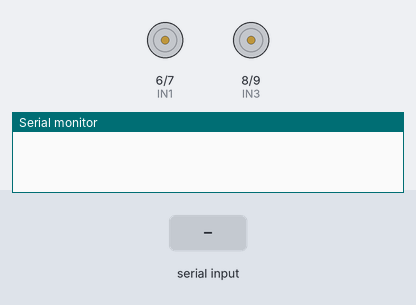
The sketch below on a simulated Arduino Uno, built with avr-gcc and run on an emulated ATmega328P. Shown: motor-driver pin pairs drawn as motors (green arrow = first pin HIGH = forward, orange = second pin HIGH = backward, longer = more drive, scaled by the enable pin), the last lines printed to the serial monitor. The inputs (shaded band) are chosen by the test bench.

Above: at 1.2 s.
1.3 s: "A" received over Serial
At 2.3 s:
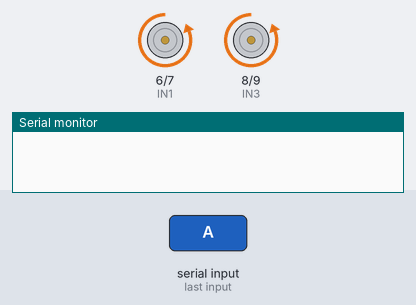
2.8 s: byte 49 ('1') received over Serial
At 3.4 s:
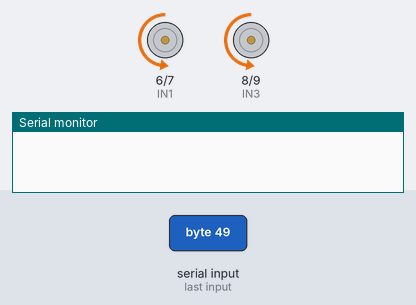
4.3 s: byte 43 ('+') received over Serial
At 5.6 s:
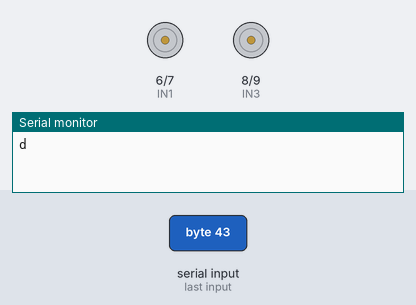
5.9 s: byte 50 ('2') received over Serial
7.4 s: byte 51 ('3') received over Serial
8.9 s: "a" received over Serial
At 9.4 s:
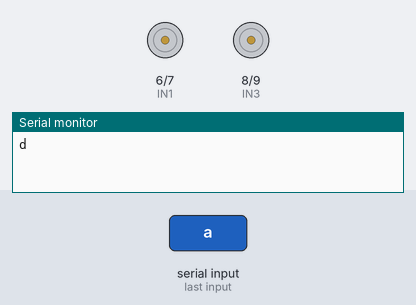
Timing chart, 0 to 11.5 s (numbered marks = the images above; inputs shaded):
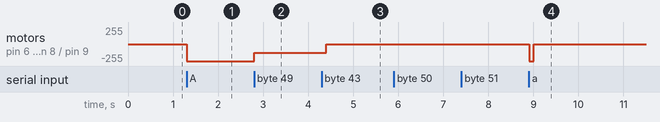

Measured:
- after the input at 1.3 s, motor on pin 6 (IN1) / pin 7 (IN2), motor on pin 8 (IN3) / pin 9 (IN4): stopped → backward 255/255 at once
- after the input at 2.8 s, motor on pin 6 (IN1) / pin 7 (IN2), motor on pin 8 (IN3) / pin 9 (IN4): backward 255/255 → backward 128/255 at once
- after the input at 4.3 s, motor on pin 6 (IN1) / pin 7 (IN2), motor on pin 8 (IN3) / pin 9 (IN4): backward 128/255 → stopped after 0.10 s
- after the input at 8.9 s, motor on pin 6 (IN1) / pin 7 (IN2), motor on pin 8 (IN3) / pin 9 (IN4): stopped → backward 255/255 at once, → stopped 0.10 s later

The sketch:

car-bluetooth.ino
```cpp
//www.elegoo.com
//2016.09.23

// For Motors
int ENA=5;
int ENB=11;
int IN1=6;
int IN2=7;
int IN3=8;
int IN4=9;

void setup()
{
  pinMode(IN1,OUTPUT);
  pinMode(IN2,OUTPUT);
  pinMode(IN3,OUTPUT);
  pinMode(IN4,OUTPUT);
  pinMode(ENA,OUTPUT);
  pinMode(ENB,OUTPUT);


  //For bluetooth magic
  Serial.begin(9600);

  digitalWrite(ENA,HIGH);
  digitalWrite(ENB,HIGH);
}

void leftWheelsRev()
{
  digitalWrite(IN1,HIGH);
  digitalWrite(IN2,LOW);
}

void rightWheelsRev()
{
  digitalWrite(IN3,LOW);
  digitalWrite(IN4,HIGH);
}

void leftWheelsFwd()
{
  digitalWrite(IN2,HIGH);
  digitalWrite(IN1,LOW);
}

void rightWheelsFwd()
{
  digitalWrite(IN4,LOW);
  digitalWrite(IN3,HIGH);
}

void leftWheelsStop()
{
  digitalWrite(IN2,LOW);
  digitalWrite(IN1,LOW);
}

void rightWheelsStop()
{
  digitalWrite(IN4,LOW);
  digitalWrite(IN3,LOW);
}

void carMoveFwd()
{
  leftWheelsFwd();
  rightWheelsFwd();
}

void carMoveRev()
{
  leftWheelsRev();
  rightWheelsRev();
}

void carStop()
{
  leftWheelsStop();
  rightWheelsStop();
}

void carRotateClockwise()
{
  leftWheelsRev();
  rightWheelsFwd();
}

void carRotateCounterClockwise()
{
  leftWheelsFwd();
  rightWheelsRev();
}

void setSpeed(int speed)
{
  analogWrite(ENA, speed);
  analogWrite(ENB, speed);
}

int speed = 0;
int duration = 0;

void loop()
{
  char getstr = Serial.read();

  switch(getstr) {
  case 'A':
  case 'a':
    carRotateCounterClockwise();
    break;

  case 'W':
  case 'w':
    carMoveFwd();
    break;

  case 'D':
  case 'd':
    carRotateClockwise();
    break;

  case 'S':
  case 's':
    carMoveRev();
    break;

  case 'X':
  case 'x':
    carStop();
    break;

  // speed controls
  case '1':
    setSpeed(128);
    break;
  case '2':
    setSpeed(192);
    break;
  case '3':
    setSpeed(255);
    break;

  // for controlling duration
  case '+':
    duration += 100;
    Serial.write(duration);
    break;
  case '-':
    duration -= 100;
    Serial.write(duration);
    break;
  case '0':
    duration = 0;
    Serial.write(duration);
    break;
  }

  if(duration != 0) {
    delay(duration);
    carStop();
  }
}
```
